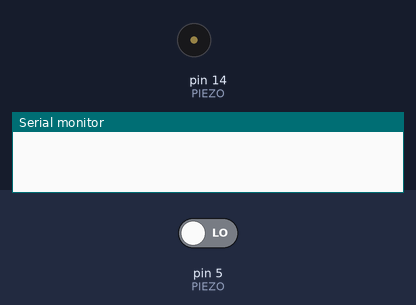
Bench run of a sketch on a simulated Arduino Uno, built with avr-gcc and run on an emulated ATmega328P. Shown: buzzer (waves = sounding), the last lines printed to the serial monitor. The test bench sets the inputs (shaded band); at power-on: pin 5 (PIEZO) LOW.

Above: at 0.1 s.
At 1.1 s:
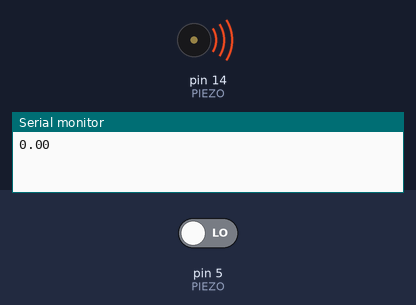
Timing chart, 0 to 2.6 s (numbered marks = the images above):
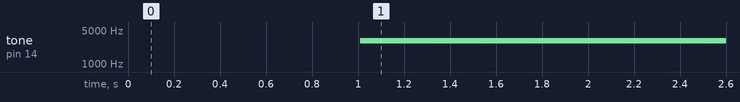

The sketch:

HC-SR04-02.ino
```cpp
#include "WeMosPin.h"

#define TRIGER D2
#define ECHO D3

#define PIEZO D5

void setup() {
  pinMode(TRIGER, OUTPUT);
  pinMode(ECHO, INPUT);

  Serial.begin(9600);

}

void loop() {

  float duration = 0;
  float distance = 0;

  // TRIGER Pin HIGH 신호를 보내고
  digitalWrite(TRIGER, HIGH);
  delay(10); // 약 10ms 동안 유지
  digitalWrite(TRIGER, LOW);

  // TRIGER PIN LOW 된 후, ECHO PIN에 신호가 입력될때까지의 시간
  duration = pulseIn(ECHO, HIGH);

  // duration에 의해 얻은 시간을 cm 거리로 환산공식
  distance = (float)((duration * 340) / 10000) / 2;

  if (distance < 20) {
    int delayTime = distance * 100;
    tone(PIEZO, 3000, delayTime);
    delay(delayTime*2);
  }

  Serial.println(distance);

}
```

WeMosPin.h
```cpp
#define D0 3
#define D1 1
#define D2 16
#define D3 5
#define D4 4
#define D5 14
#define D6 12
#define D7 13
#define D8 0
#define D9 2
#define D10 15
#define D11 13
#define D12 12
#define D13 4

#define TX0 15
#define RX0 13
```

Measured:
- by itself, tone on pin 14 (PIEZO): silent → 3000 Hz at 1.0 s
